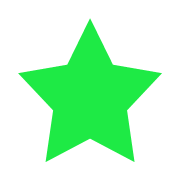
#> input picture lab8/pattern.png, 182 x 184 px, found by its file name
$ python task8_1.py
#> lines starting #> are read from the running program, lines starting #| are printed output that depends on the picture; after the words box and inside, x2 and y2 are one past the last pixel; in counts of white or black regions, pixels touching at a corner belong together
# Для выполнения этого задания вам понадобится изображение task.png (рисунок 1). В левом верхнем углу изображения нарисована
# зеленая звездочка, которая обведена в прямоугольник. Это шаблон. Задача: среди всех фигур с помощью сравнения моментов
# контуров найти звездочки того же размера, которые повернуты относительно шаблона. Результат поиска представьте в виде изображения,
# на котором все подходящие фигуры выделены (обведены, выделены цветом и т.п.) Объясните, как именно вы решили задачу.
# Аргументируйте решение. На рисунке 2 (answer.png) вы можете увидеть, какие фигуры должны быть выделены.

import cv2
import numpy as np

path_pattern = "S:\\CV\\lab8\\pattern.png"
path_img = "S:\\CV\\lab8\\task.png"

pattern_color = cv2.imread(path_pattern, cv2.IMREAD_COLOR)
#> pattern_color is the input picture: shape (184, 182, 3); mean B, G, R 204.5, 249.3, 193.9
pattern = cv2.cvtColor(pattern_color, cv2.COLOR_BGR2GRAY)
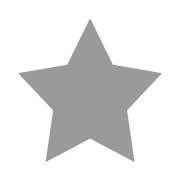
#> pattern: shape (184, 182); min 154, max 255, mean 227.6
pattern = 255 - pattern
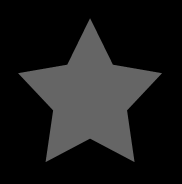
#> pattern: shape (184, 182); min 0, max 101, mean 27.4
pattern = cv2.GaussianBlur(pattern, (3, 3), 0)

img_color = cv2.imread(path_img, cv2.IMREAD_COLOR)
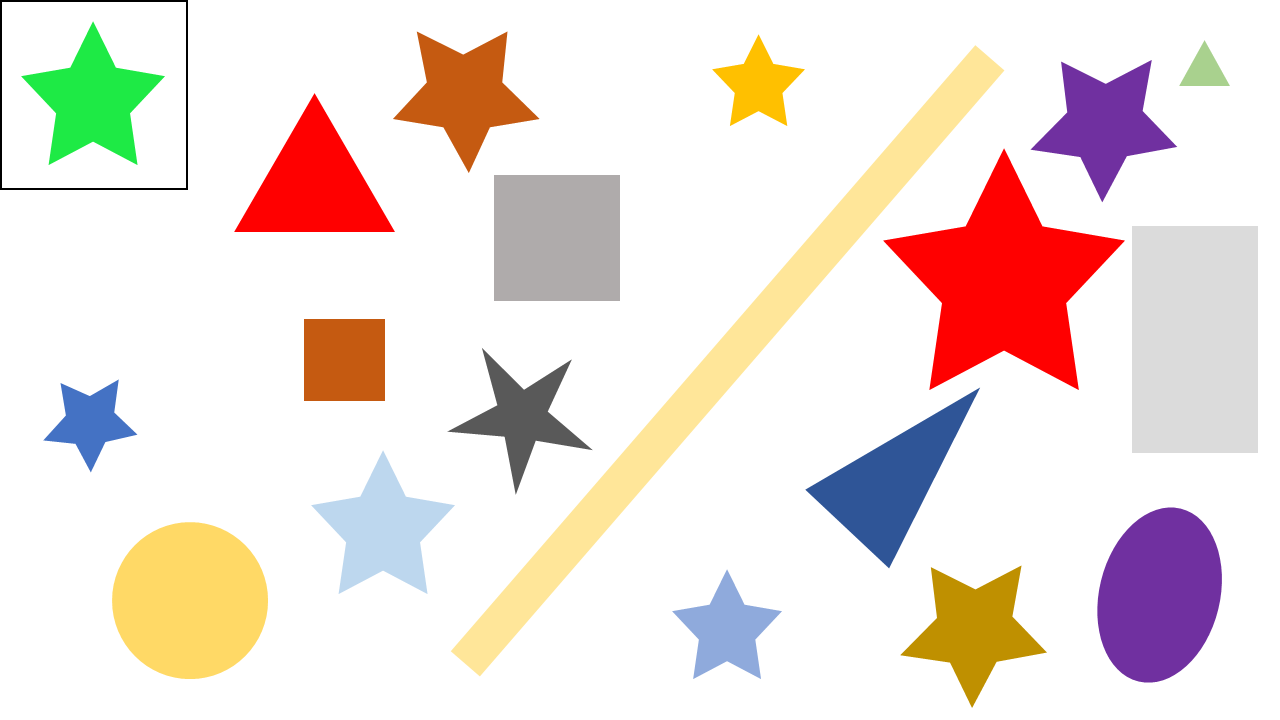
#> input picture lab8/task.png, 1280 x 720 px, found by its file name
#> img_color is the input picture: shape (720, 1280, 3); mean B, G, R 220, 225.3, 238.4
img = cv2.cvtColor(img_color, cv2.COLOR_BGR2GRAY)
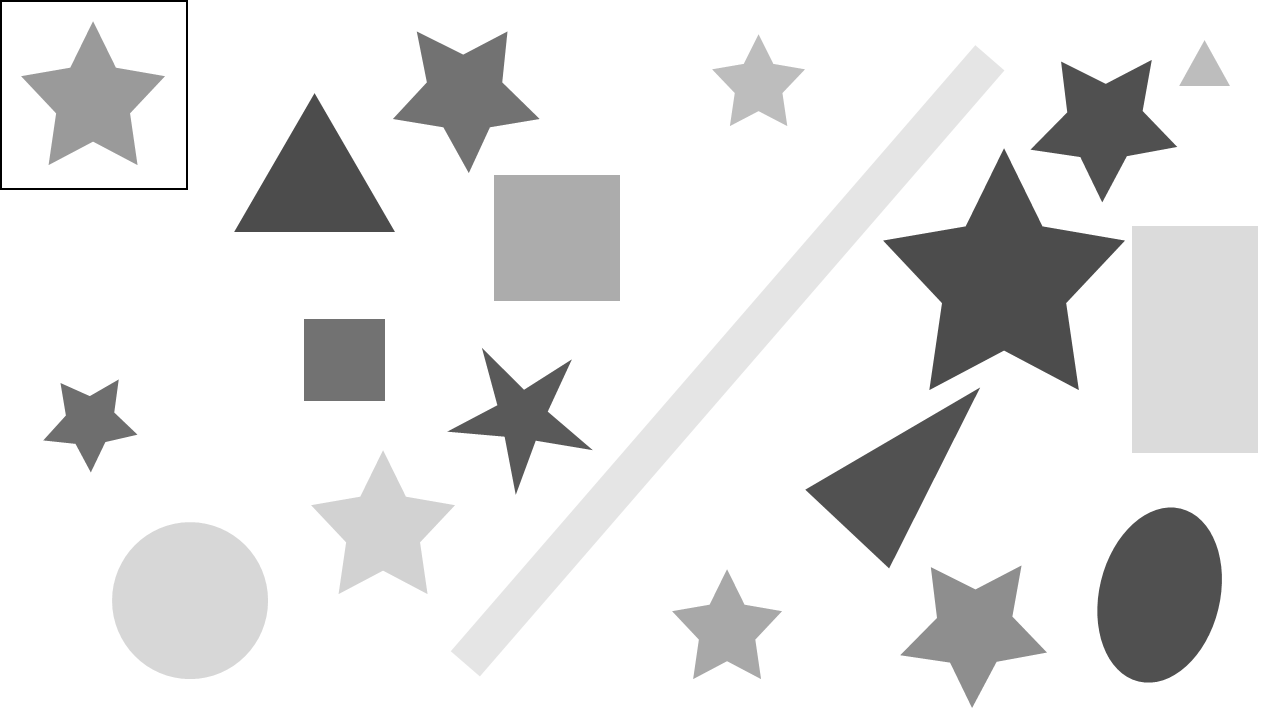
#> img: shape (720, 1280); min 0, max 255, mean 228.6
img = 255 - img
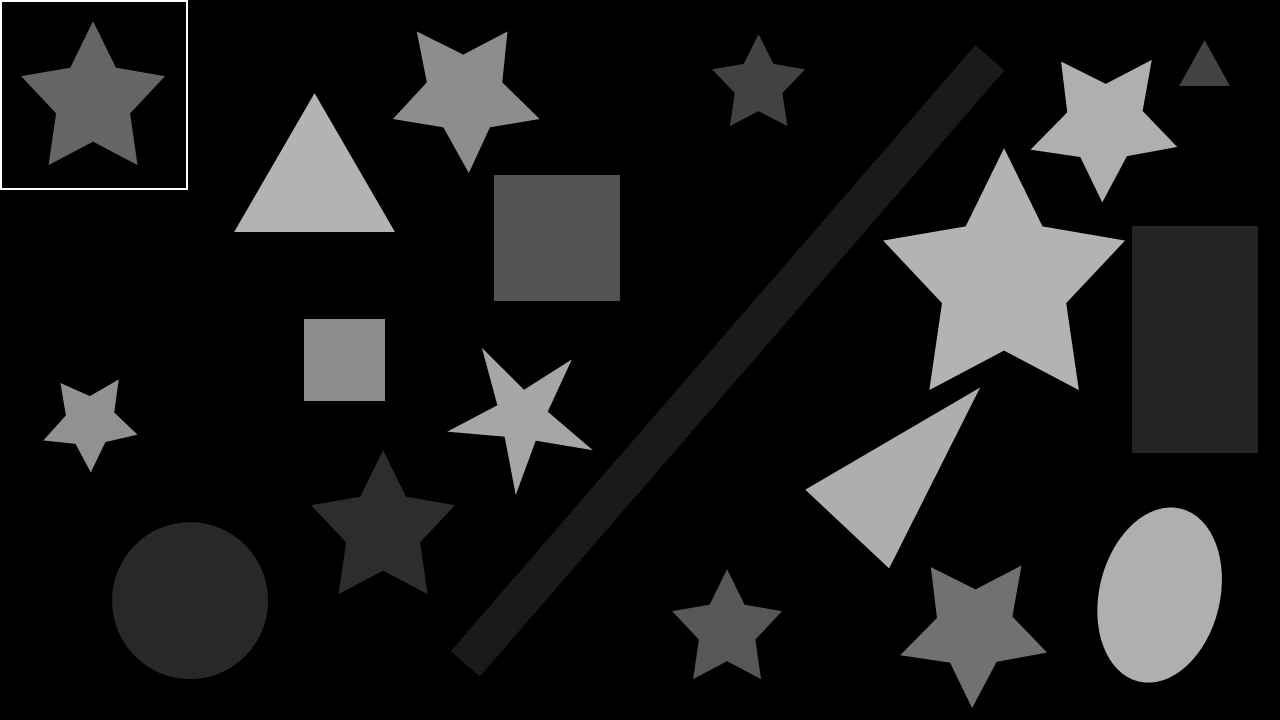
#> img: shape (720, 1280); min 0, max 255, mean 26.4
img = cv2.GaussianBlur(img, (3, 3), 0)

contours_pattern, _ = cv2.findContours(pattern, cv2.RETR_EXTERNAL, cv2.CHAIN_APPROX_NONE)
#> contours_pattern = 1 contour; box (x1, y1, x2, y2) and area: (17, 17, 163, 163) 9727
contours_img, _ = cv2.findContours(img, cv2.RETR_EXTERNAL, cv2.CHAIN_APPROX_NONE)
#> contours_img = 19 contours; largest, box (x1, y1, x2, y2) and area: (0, 0, 189, 191) 35720, (450, 44, 1006, 678) 32872, (1131, 225, 1259, 454) 28956, (882, 147, 1126, 391) 26772, (111, 521, 269, 680) 19747

mu_1_0 = cv2.moments(contours_pattern[0])
#> mu_1_0 = moments, m00 9727, centre m10/m00, m01/m00 = (89.56, 97.19)
hu_1_0 = cv2.HuMoments(mu_1_0)
#> hu_1_0 = [0.185, 9.25e-05, 1.29e-07, 2.76e-08, 1.64e-15, 2.65e-10, 1.4e-16]
print('mu_pattern: ', mu_1_0)
#> (printed output is left out)

for i in range(len(contours_img)):
    mu_2_i = cv2.moments(contours_img[i])
    hu_2_i = cv2.HuMoments(mu_2_i)

    if abs((hu_1_0[0] - hu_2_i[0]) / hu_1_0[0]) <= 0.04:
        if abs((mu_1_0['m00'] - mu_2_i['m00']) / mu_1_0['m00']) <= 0.01:
            if not abs((mu_1_0['mu20'] - mu_2_i['mu20']) / mu_1_0['mu20']) <= 0.01:
                print('I found it!')
                cv2.drawContours(img_color, contours_img, i, (255, 0, 255), 2)
#> this loop made 19 passes
#> hu_2_i on passes 10, 15: [0.196, 0.0106, 0, 0, 0, 0, 0], [1.64, 2.67, 7.69e-07, 7.4e-07, 5.58e-13, 1.21e-06, -2e-16]
#| I found it!
#| I found it!
#| I found it!
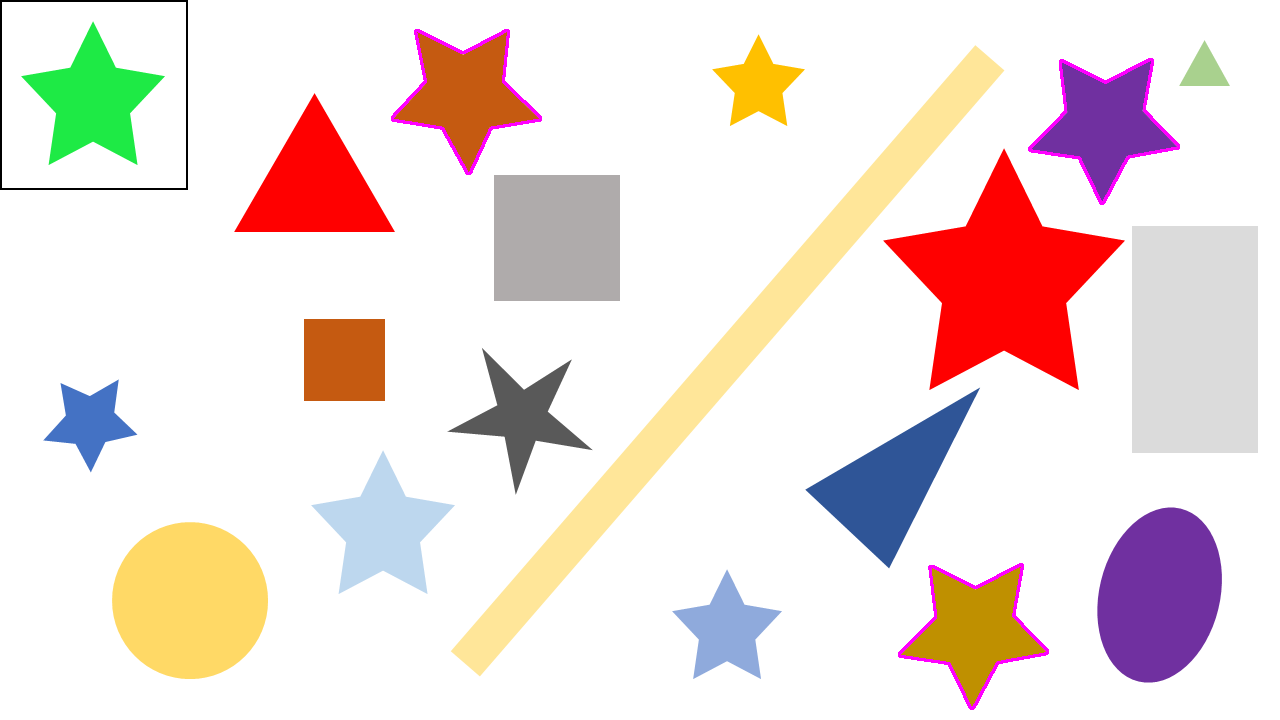
#> img_color: shape (720, 1280, 3); 0.58% of pixels changed, all inside (x1, y1, x2, y2) = (391, 29, 1180, 710)

cv2.imshow('result', img_color)
cv2.waitKey()
